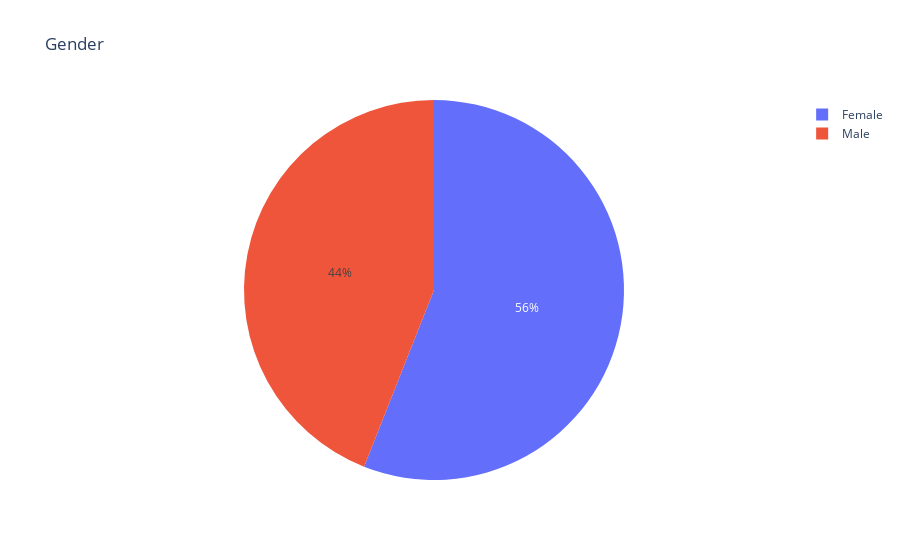

Notebook code cell kept with this figure:
### Code cell
px.pie(df, names='Gender', title='Gender')

### Figure 1 — Plotly figure (JSON) as saved in the notebook; plotly's stock layout.template omitted (floating-point values rounded to 4 significant figures; data arrays with more than 128 entries replaced by an {"elided": "..."} marker saying what was removed)
{"data": [{"domain": {"x": [0, 1], "y": [0, 1]}, "hovertemplate": "Gender=%{label}<extra></extra>", "labels": {"elided": "200 str values"}, "legendgroup": "", "name": "", "showlegend": true, "type": "pie"}], "layout": {"legend": {"tracegroupgap": 0}, "title": {"text": "Gender"}}}
